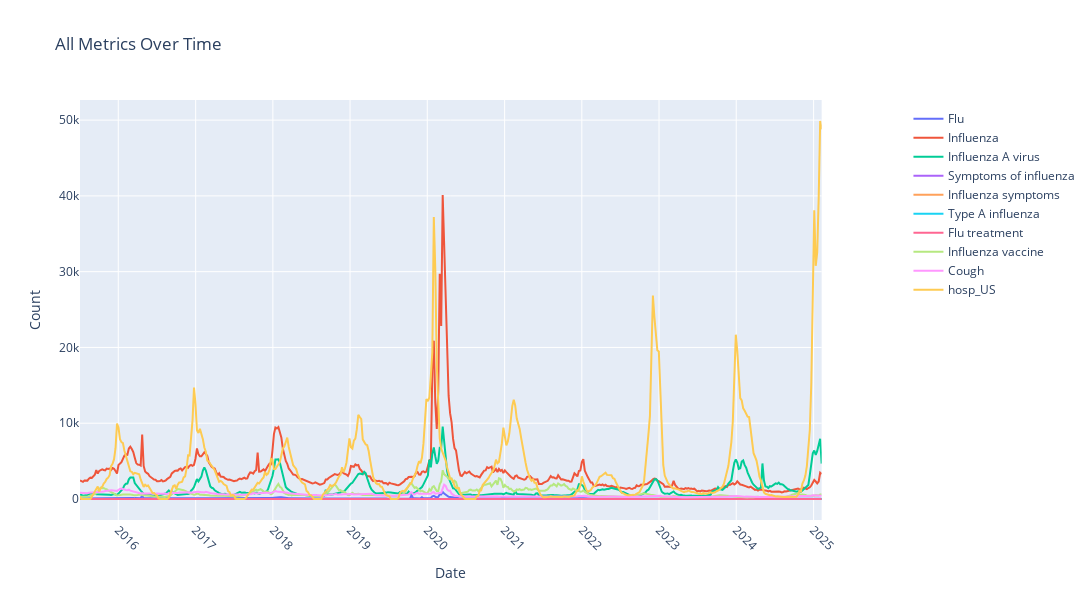

The notebook cell saved with this chart:
### Code cell
import plotly.graph_objects as go
from plotly.subplots import make_subplots

# Create a figure with a secondary y-axis
fig = make_subplots(specs=[[{"secondary_y": True}]])

# Add traces for each column
columns_to_plot = [col for col in merged_df.columns if col != 'date' and col != 'file_name']
for column in columns_to_plot:
    # Plot each line only once
    fig.add_trace(
        go.Scatter(
            x=merged_df['date'],
            y=merged_df[column],
            name=column,
            mode='lines'
        ),
        secondary_y=False  # All lines on primary y-axis
    )

# Update layout
fig.update_layout(
    title='All Metrics Over Time',
    xaxis_title='Date',
    yaxis_title='Count',
    height=600,
    width=1200,
    showlegend=True,
    legend=dict(
        yanchor="top",
        y=0.99,
        xanchor="left",
        x=1.05
    ),
    margin=dict(r=150),  # Add right margin for legend
    xaxis=dict(
        tickangle=45,
        tickmode='auto'
    )
)

# Update y-axes labels (same for both)
fig.update_yaxes(title_text="Count", secondary_y=False)
fig.update_yaxes(title_text="Count", secondary_y=True)

# Save as HTML file
fig.write_html("all_metrics_plot.html")

# Display plot
fig.show()

### Figure 1 — Plotly figure (JSON) as saved in the notebook; plotly's stock layout.template omitted (floating-point values rounded to 4 significant figures; data arrays with more than 128 entries replaced by an {"elided": "..."} marker saying what was removed)
{"data": [{"mode": "lines", "name": "Flu", "type": "scatter", "x": {"elided": "502 str values"}, "xaxis": "x", "y": {"elided": "502 float values"}, "yaxis": "y"}, {"mode": "lines", "name": "Influenza", "type": "scatter", "x": {"elided": "502 str values"}, "xaxis": "x", "y": {"elided": "502 float values"}, "yaxis": "y"}, {"mode": "lines", "name": "Influenza A virus", "type": "scatter", "x": {"elided": "502 str values"}, "xaxis": "x", "y": {"elided": "502 float values"}, "yaxis": "y"}, {"mode": "lines", "name": "Symptoms of influenza", "type": "scatter", "x": {"elided": "502 str values"}, "xaxis": "x", "y": {"elided": "502 float values"}, "yaxis": "y"}, {"mode": "lines", "name": "Influenza symptoms", "type": "scatter", "x": {"elided": "502 str values"}, "xaxis": "x", "y": {"elided": "502 float values"}, "yaxis": "y"}, {"mode": "lines", "name": "Type A influenza", "type": "scatter", "x": {"elided": "502 str values"}, "xaxis": "x", "y": {"elided": "502 float values"}, "yaxis": "y"}, {"mode": "lines", "name": "Flu treatment", "type": "scatter", "x": {"elided": "502 str values"}, "xaxis": "x", "y": {"elided": "502 float values"}, "yaxis": "y"}, {"mode": "lines", "name": "Influenza vaccine", "type": "scatter", "x": {"elided": "502 str values"}, "xaxis": "x", "y": {"elided": "502 float values"}, "yaxis": "y"}, {"mode": "lines", "name": "Cough", "type": "scatter", "x": {"elided": "502 str values"}, "xaxis": "x", "y": {"elided": "502 float values"}, "yaxis": "y"}, {"mode": "lines", "name": "hosp_US", "type": "scatter", "x": {"elided": "502 str values"}, "xaxis": "x", "y": {"elided": "502 int values"}, "yaxis": "y"}], "layout": {"height": 600, "legend": {"x": 1.05, "xanchor": "left", "y": 0.99, "yanchor": "top"}, "margin": {"r": 150}, "showlegend": true, "title": {"text": "All Metrics Over Time"}, "width": 1200, "xaxis": {"anchor": "y", "autorange": true, "domain": [0, 0.94], "range": ["2015-07-04", "2025-02-08"], "tickangle": 45, "tickmode": "auto", "title": {"text": "Date"}, "type": "date"}, "yaxis": {"anchor": "x", "autorange": true, "domain": [0, 1], "range": [-2771.0, 52660.0], "title": {"text": "Count"}, "type": "linear"}, "yaxis2": {"anchor": "x", "overlaying": "y", "side": "right", "title": {"text": "Count"}}}}
